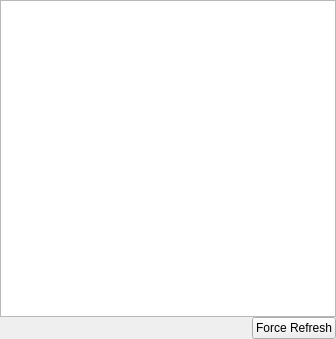
<?xml version="1.0" encoding="UTF-8"?>
<ui version="4.0">
 <class>DebugDockWidget</class>
 <widget class="QDockWidget" name="DebugDockWidget">
  <property name="geometry">
   <rect>
    <x>0</x>
    <y>0</y>
    <width>336</width>
    <height>339</height>
   </rect>
  </property>
  <property name="windowTitle">
   <string>Debug Variables</string>
  </property>
  <widget class="QWidget" name="dockWidgetContents">
   <layout class="QVBoxLayout" name="verticalLayout">
    <property name="spacing">
     <number>0</number>
    </property>
    <property name="margin">
     <number>0</number>
    </property>
    <item>
     <widget class="QListWidget" name="listWidget">
      <property name="sortingEnabled">
       <bool>true</bool>
      </property>
     </widget>
    </item>
    <item>
     <widget class="QWidget" name="widget" native="true">
      <layout class="QHBoxLayout" name="horizontalLayout">
       <property name="spacing">
        <number>0</number>
       </property>
       <property name="margin">
        <number>0</number>
       </property>
       <item>
        <spacer name="horizontalSpacer">
         <property name="orientation">
          <enum>Qt::Horizontal</enum>
         </property>
         <property name="sizeHint" stdset="0">
          <size>
           <width>40</width>
           <height>20</height>
          </size>
         </property>
        </spacer>
       </item>
       <item>
        <widget class="QPushButton" name="refreshButton">
         <property name="text">
          <string>Force Refresh</string>
         </property>
        </widget>
       </item>
      </layout>
     </widget>
    </item>
   </layout>
  </widget>
 </widget>
 <resources/>
 <connections/>
</ui>
